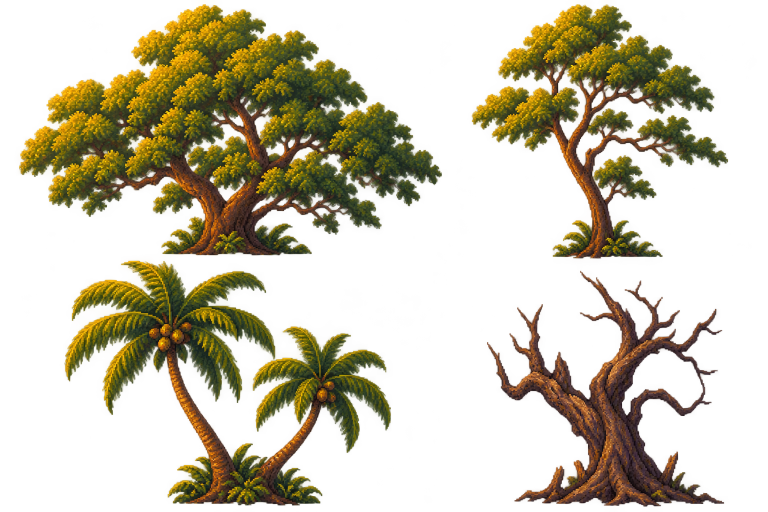
#> input picture LEVEL5_Mayon/authored/foothill_trees.png, 1536 x 1024 px (shown at 1/2 size)
$ python build_mayon_scenery.py
#> lines starting #> are read from the running program, lines starting #| are printed output that depends on the picture
### tools/pixelart.py
#!/usr/bin/env python3
"""The pixel-art library Piyesta's authored art is drawn with.

WHAT 8-BIT MEANS HERE, CONCRETELY
---------------------------------
Everything is drawn on a LOGICAL PIXEL GRID and scaled up by `PX` with nearest-neighbour, so
every mark in the output is a hard square block and nothing is ever antialiased. Colour comes
from short ramps -- five or six steps per material, no more -- and gradients are made with an
ordered Bayer dither between two adjacent steps rather than by interpolating, which is the
difference between pixel art and a photograph of pixel art.

Light is from the UPPER LEFT everywhere: the top and left edge of any raised thing carries
the next ramp step up, the bottom and right edge the next step down. That one rule is most of
what makes a set of separately drawn pieces look like they belong together.

Shared by `build_interiors.py` (the four insides) and `build_plaza_art.py` (the plaza), so
the two cannot drift into two different idioms.
"""

from __future__ import annotations

from pathlib import Path

import numpy as np
from PIL import Image

## One authored pixel is this many output pixels.
PX = 2
## The default stream. Every tool seeds its own canvases anyway; this is only so a Canvas
## made without one is still deterministic.
SEED = 20260831

## Ordered dither. The classic 4x4 Bayer matrix, normalised.
BAYER = np.array([
    [0, 8, 2, 10],
    [12, 4, 14, 6],
    [3, 11, 1, 9],
    [15, 7, 13, 5],
], dtype=np.float32) / 16.0


# [5 lines left out: function ramp, not called in this run]


class Canvas:
    """A grid of logical pixels holding RGBA directly.

    Kept as RGBA rather than palette indices because the rooms mix materials -- an iron rack
    against limestone -- and one shared index space across every ramp would be a fifth thing
    to keep in step for no gain.
    """

    # [12 lines left out: functions __init__, fill, not called in this run]

    def px(self, x: int, y: int, colour: np.ndarray) -> None:
        if 0 <= x < self.w and 0 <= y < self.h:
            self.buf[y, x] = colour

    def hline(self, x: int, y: int, w: int, colour: np.ndarray) -> None:
        self.fill(x, y, w, 1, colour)

    def vline(self, x: int, y: int, h: int, colour: np.ndarray) -> None:
        self.fill(x, y, 1, h, colour)

    # [26 lines left out: functions dither, speckle, image, save, not called in this run]


class Pictures:
    """Where a tool's pictures go: written, or under --check compared with what is there.

    ⚠ A CHECK THAT WRITES IS NOT A CHECK. `build_plaza_art.py --check` and
    `build_interiors.py --check` skipped only their manifests: every PNG was drawn and SAVED
    over the committed one, and the run always said it was fine. The redraw happened to match,
    but a hand-edited picture would have been overwritten by the command meant to look at it.
    Checking compares PIXELS, not bytes -- the committed PNGs were encoded by another Pillow, so
    their bytes differ while every pixel is the same.
    """

    def __init__(self, check: bool, root: Path) -> None:
        self.check = check
        self.root = root
        self.stale: list[str] = []

    def put(self, image: Image.Image, path: Path) -> None:
        if not self.check:
            path.parent.mkdir(parents=True, exist_ok=True)
            image.save(path)
            return
        if not same_pixels(image, path):
            self.stale.append(str(path.relative_to(self.root)))


# [8 lines left out: function same_pixels, not called in this run]

### tools/build_mayon_scenery.py
#!/usr/bin/env python3
"""Cut Mayon's tree, ruin, parallax, and wind atlases.

Sources and exact generation prompts live in LEVEL5_Mayon/authored/. The generator
did not obey equal tree cells; these measured boxes own the sprite registration.
"""
import argparse
from pathlib import Path

from PIL import Image
import pixelart

ROOT = Path(__file__).resolve().parent.parent
SOURCE = ROOT / "LEVEL5_Mayon/authored"
OUTPUT = ROOT / "game/assets/Level5"
TREES = {
    "tree_broadleaf": ((0, 0, 900, 520), 360),
    "tree_tall": ((900, 0, 1536, 520), 400),
    "palm_pair": ((0, 520, 810, 1024), 350),
    "ash_snag": ((810, 520, 1536, 1024), 240),
}
ROCKY_PROPS = {
    # The generated props crossed equal cell boundaries; use measured gutters.
    "upper_wall": ((0, 0, 568, 512), (340, 180)),
    "upper_pillar": ((568, 0, 960, 512), (130, 230)),
    "fallen_masonry": ((960, 0, 1536, 512), (260, 135)),
    "boulder_large": ((0, 512, 490, 1024), (240, 135)),
    "boulder_scatter": ((490, 512, 1085, 1024), (210, 75)),
    "basalt_spires": ((1085, 512, 1536, 1024), (200, 200)),
}


def main():
    parser = argparse.ArgumentParser(description=__doc__)
    parser.add_argument("--check", action="store_true")
    pictures = pixelart.Pictures(parser.parse_args().check, ROOT)
    trees = Image.open(SOURCE / "foothill_trees.png").convert("RGBA")
#> trees is the input picture: PIL image 1536x1024 RGBA; mean R, G, B, A 75, 60.8, 14.3, 82.1
    for name, (box, height) in TREES.items():
        tree = trees.crop(box)
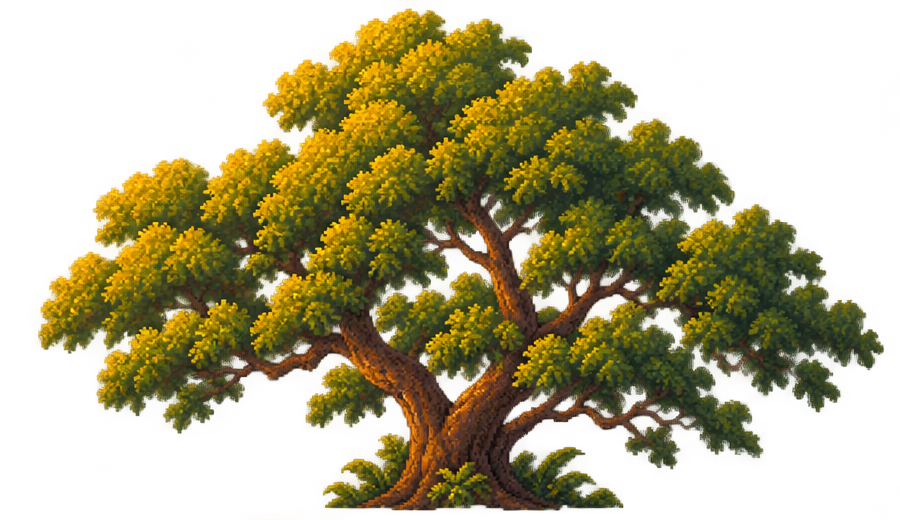
#> tree: PIL image 900x520 RGBA; mean R, G, B, A 89.4, 76.1, 12.6, 120.7; transparent parts drawn white
        bounds = tree.getchannel("A").point(lambda v: 255 if v > 24 else 0).getbbox()
#> bounds = (38, 8, 884, 511)
        if bounds is None:
            raise SystemExit(f"No tree alpha in {name}")
        tree = tree.crop(bounds)
#> tree: PIL image 846x503 RGBA
        tree = tree.resize((round(tree.width * height / tree.height), height), Image.Resampling.NEAREST)
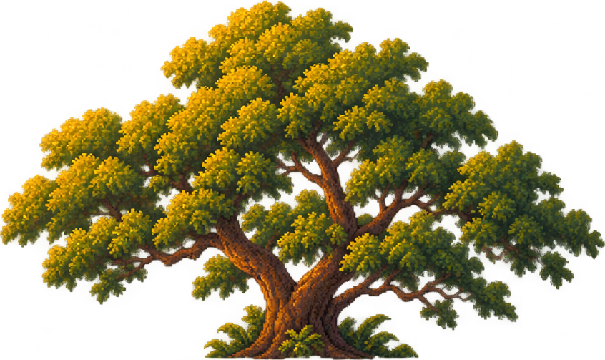
#> tree: PIL image 605x360 RGBA; mean R, G, B, A 90.9, 77.7, 13.5, 132.7; transparent parts drawn white
        pictures.put(tree, OUTPUT / "props" / f"{name}.png")
    ridges = Image.open(SOURCE / "parallax_ridges.png").convert("RGBA")
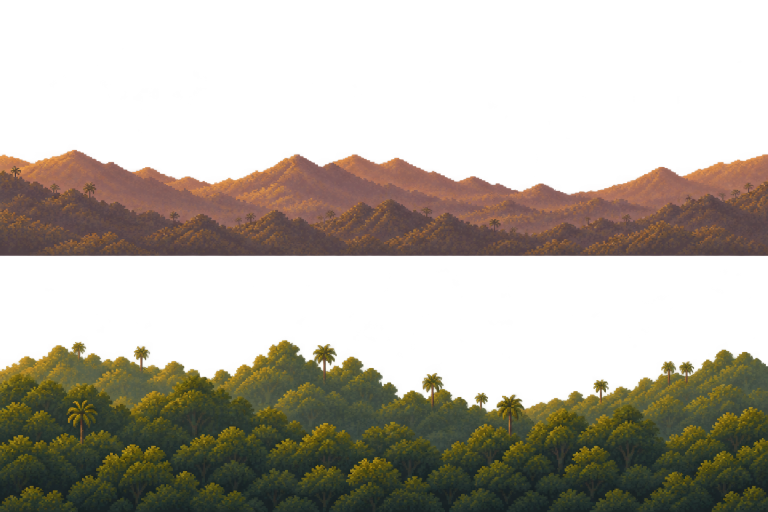
#> input picture LEVEL5_Mayon/authored/parallax_ridges.png, 1536 x 1024 px (shown at 1/2 size)
#> ridges is the input picture: PIL image 1536x1024 RGBA; mean R, G, B, A 67.2, 55, 36.4, 110.2
    for index, name in enumerate(("far_ridge", "forest_ridge")):
        # Keep each panorama's full width and transparent skyline. Runtime mirrors
        # alternate repeats, so the same edge always meets itself without a seam.
        pictures.put(ridges.crop((0, index * 512, 1536, (index + 1) * 512)),
                     OUTPUT / "backdrop" / f"{name}.png")
    # Three gust designs, four frames each. The generated shapes drift within their
    # cells; register their centres before packing fixed-size runtime cells.
    wind = Image.open(SOURCE / "wind_streaks.png").convert("RGBA")
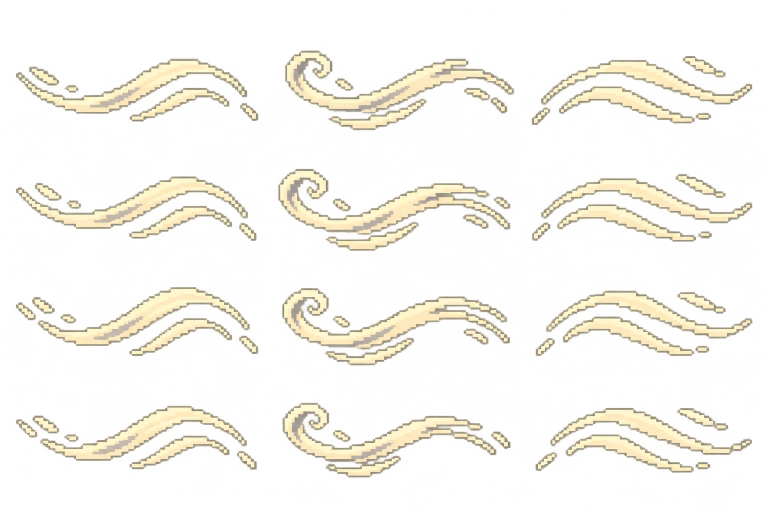
#> input picture LEVEL5_Mayon/authored/wind_streaks.png, 1536 x 1024 px (shown at 1/2 size)
#> wind is the input picture: PIL image 1536x1024 RGBA; mean R, G, B, A 160.4, 152.8, 128.5, 43.3
    packed = Image.new("RGBA", (384, 256))
#> packed: PIL image 384x256 RGBA; every value is 0
    for row in range(4):
        for column in range(3):
            sprite = wind.crop((column * 512, row * 256, (column + 1) * 512, (row + 1) * 256))
            sprite = sprite.resize((128, 64), Image.Resampling.NEAREST)
            # Discard the generator's faint fringe instead of shipping a soft glow.
            # Hard alpha and logical pixels are essential to this effect's art style.
            sprite.putalpha(sprite.getchannel("A").point(lambda value: 255 if value >= 160 else 0))
            # A few neighbouring tips cross the requested source cell boundaries.
            # Keep a clear gutter so those crumbs cannot flicker in another gust.
            sprite = sprite.crop((3, 3, 125, 61))
            bounds = sprite.getchannel("A").getbbox()
            if bounds is None:
                raise SystemExit(f"No wind pixels in cell {column}, {row}")
            sprite = sprite.crop(bounds)
            packed.alpha_composite(sprite, (column * 128 + (128 - sprite.width) // 2,
                                            row * 64 + (64 - sprite.height) // 2))
    pictures.put(packed, OUTPUT / "weather" / "wind_streaks.png")
    rocks = Image.open(SOURCE / "upper_ruins.png").convert("RGBA")
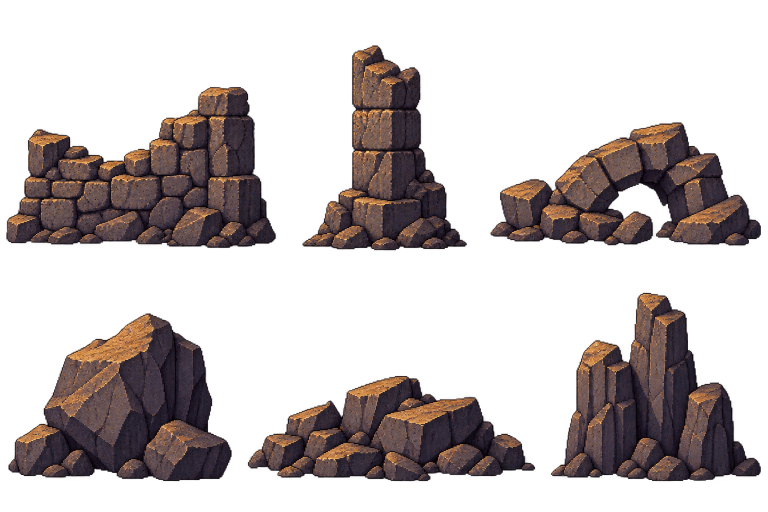
#> input picture LEVEL5_Mayon/authored/upper_ruins.png, 1536 x 1024 px (shown at 1/2 size)
#> rocks is the input picture: PIL image 1536x1024 RGBA; mean R, G, B, A 53.8, 39.5, 36.9, 83.6
    for name, (box, (max_width, max_height)) in ROCKY_PROPS.items():
        prop = rocks.crop(box)
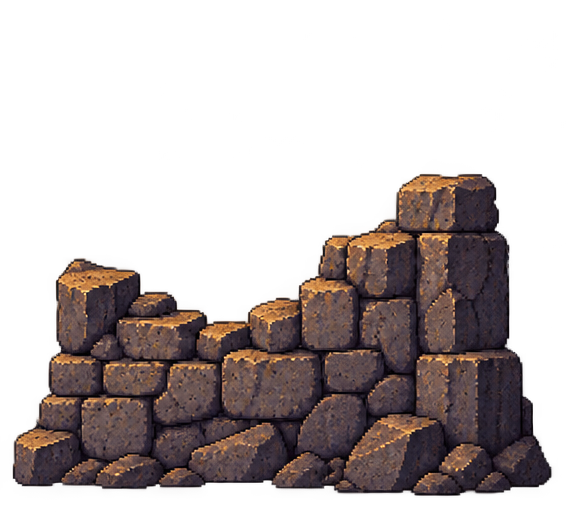
#> prop: PIL image 568x512 RGBA; mean R, G, B, A 55.5, 40.6, 36.3, 97.3; transparent parts drawn white
        bounds = prop.getchannel("A").point(lambda value: 255 if value > 24 else 0).getbbox()
#> bounds = (12, 174, 552, 496)
        if bounds is None:
            raise SystemExit(f"No rocky prop alpha in {name}")
        prop = prop.crop(bounds)
#> prop: PIL image 540x322 RGBA
        scale = min(max_width / prop.width, max_height / prop.height)
#> scale = 0.559
        prop = prop.resize((round(prop.width * scale), round(prop.height * scale)), Image.Resampling.NEAREST)
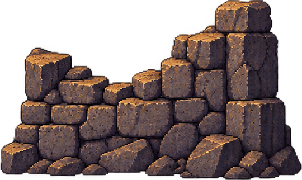
#> prop: PIL image 302x180 RGBA; mean R, G, B, A 77.7, 57.2, 52.2, 162.6; transparent parts drawn white
        pictures.put(prop, OUTPUT / "props" / f"{name}.png")
    if pictures.stale:
        raise SystemExit("Stale Mayon scenery: " + ", ".join(pictures.stale))


if __name__ == "__main__":
    main()
